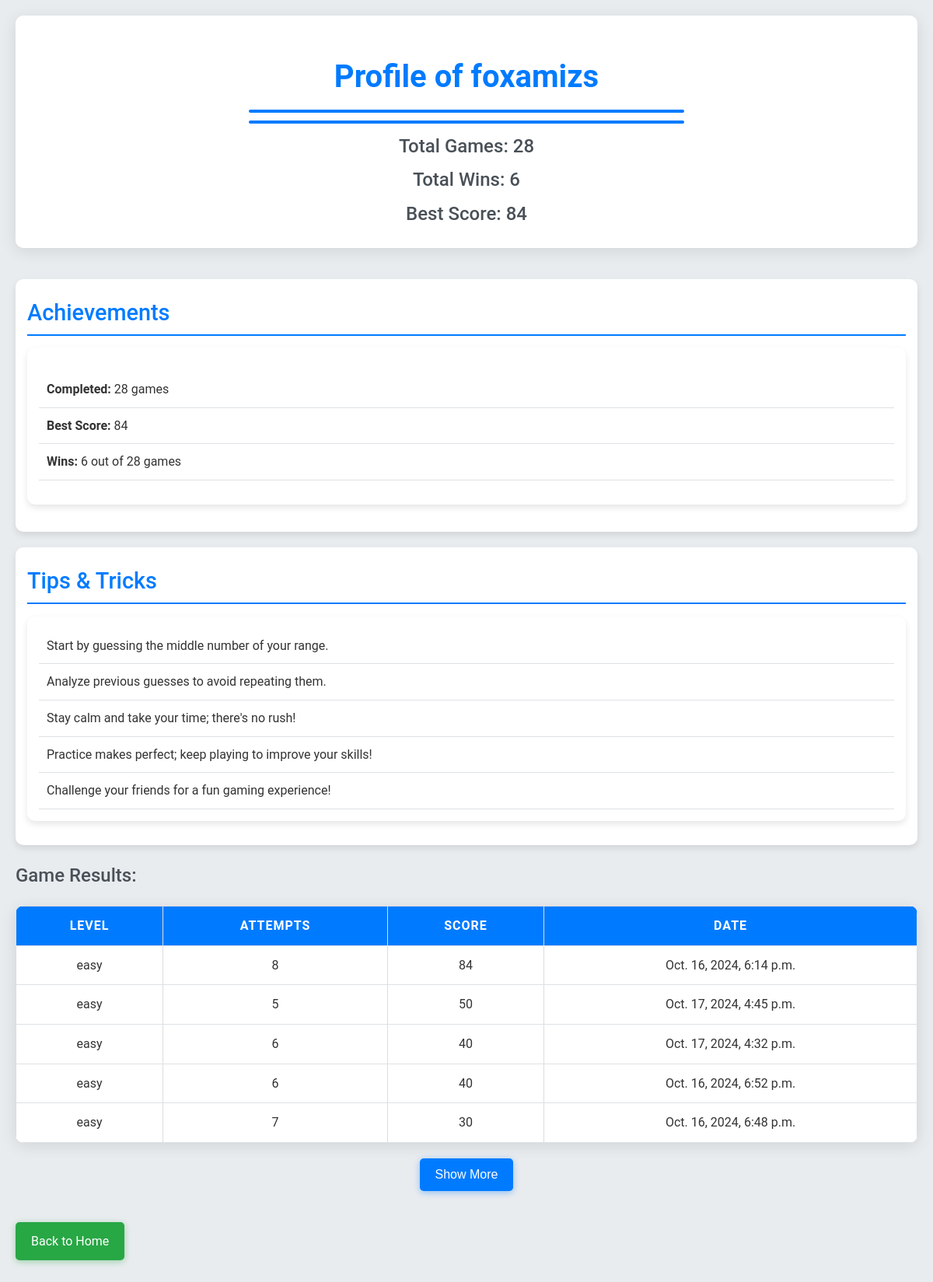
Screenshot of /profile/ (signed in) with the database file from the repository.
### game/models.py (models this page shows, shortened)
class Game(models.Model):
    LEVEL_CHOICES = [
        ('easy', 'Easy'),
        ('medium', 'Medium'),
        ('hard', 'Hard'),
    ]
    user = models.ForeignKey(User, on_delete=models.CASCADE)
    attempts = models.IntegerField(default=0)
    score = models.IntegerField(default=0)
    level = models.CharField(max_length=10, choices=LEVEL_CHOICES)
    created_at = models.DateTimeField(auto_now_add=True)
    target_number = models.IntegerField(default=0)  # Store the target number for reference
    class Meta:
        ordering = ['-score', '-created_at']  # Order by score and then by creation date

### game/views.py (the view)
# urls.py: path('profile/', user_profile, name='profile'),
def user_profile(request):
    games = Game.objects.filter(user=request.user)
    total_games = games.count()
    total_wins = games.filter(score__gt=0).count()
    best_score = games.order_by('-score').first()
    best_score_value = best_score.score if best_score else 0
    leaderboard = (
        Game.objects.values('user__username')
        .annotate(highest_score=Max('score'))
        .order_by('-highest_score')[:10]  # Get top 10 users
    )
    leaderboard_data = [
        {
            'username': entry['user__username'],
            'highest_score': entry['highest_score']
        }
        for entry in leaderboard
    ]
    return render(request, 'game/profile.html', {
        'games': games,
        'total_games': total_games,
        'total_wins': total_wins,
        'best_score': best_score_value,
        'leaderboard': leaderboard_data  # Pass leaderboard data as serializable
    })

### game/templates/game/profile.html (shortened to what this page needs)
{% load static %}
<!DOCTYPE html>
<html lang="en">
<head>
    <link rel="stylesheet" href="{% static 'css/style.css' %}">
</head>
<body>
    <header style="text-align: center; margin-bottom: 40px; padding: 20px; border-radius: 10px; background-color: #ffffff; box-shadow: 0 4px 20px rgba(0, 0, 0, 0.1);">
        <h1 style="color: #007BFF; font-size: 2.5rem; margin-bottom: 10px; position: relative;"> Profile of {{ user.username }}</h1>
        <h1 style="content: ''; display: block; width: 50%; height: 4px; background: #007BFF; margin: 10px auto; border-radius: 5px;"></h1>
        <h2 style="color: #495057; margin: 5px 0; font-weight: 500;">Total Games: {{ total_games }}</h2>
        <h2 style="color: #495057; margin: 5px 0; font-weight: 500;">Total Wins: {{ total_wins }}</h2>
        <h2 style="color: #495057; margin: 5px 0; font-weight: 500;">Best Score: {{ best_score }}</h2>
    </header>
    <div class="bio" style="margin-bottom: 20px;">
        <h2 style="color: #007BFF; font-size: 1.8rem; border-bottom: 2px solid #007BFF; padding-bottom: 5px; margin-bottom: 15px;">Achievements</h2>
        <div class="achievements" style="background-color: #ffffff; padding: 15px; border-radius: 10px; box-shadow: 0 4px 8px rgba(0, 0, 0, 0.1);">
            <ul style="list-style-type: none; padding: 0;">
                <li style="padding: 10px; border-bottom: 1px solid #dee2e6; transition: background-color 0.3s;">
                    <strong>Completed:</strong> {{ total_games }} games
                </li>
                <li style="padding: 10px; border-bottom: 1px solid #dee2e6; transition: background-color 0.3s;">
                    <strong>Best Score:</strong> {{ best_score }}
                </li>
                <li style="padding: 10px; border-bottom: 1px solid #dee2e6; transition: background-color 0.3s;">
                    <strong>Wins:</strong> {{ total_wins }} out of {{ total_games }} games
                </li>
            </ul>
        </div>
    </div>
    <div class="tips" style="margin-bottom: 20px;">
        <h2 style="color: #007BFF; font-size: 1.8rem; border-bottom: 2px solid #007BFF; padding-bottom: 5px; margin-bottom: 15px;">Tips & Tricks</h2>
        <ul style="list-style-type: none; padding: 0; background-color: #ffffff; padding: 15px; border-radius: 10px; box-shadow: 0 4px 8px rgba(0, 0, 0, 0.1);">
            <li style="padding: 10px; border-bottom: 1px solid #dee2e6; transition: background-color 0.3s;">Start by guessing the middle number of your range.</li>
            <li style="padding: 10px; border-bottom: 1px solid #dee2e6; transition: background-color 0.3s;">Analyze previous guesses to avoid repeating them.</li>
            <li style="padding: 10px; border-bottom: 1px solid #dee2e6; transition: background-color 0.3s;">Stay calm and take your time; there's no rush!</li>
            <li style="padding: 10px; border-bottom: 1px solid #dee2e6; transition: background-color 0.3s;">Practice makes perfect; keep playing to improve your skills!</li>
            <li style="padding: 10px; border-bottom: 1px solid #dee2e6; transition: background-color 0.3s;">Challenge your friends for a fun gaming experience!</li>
        </ul>
    </div>
    <h2>Game Results:</h2>
    <table>
        <thead>
            <tr>
                <th>Level</th>
                <th>Attempts</th>
                <th>Score</th>
                <th>Date</th>
            </tr>
        </thead>
        <tbody id="gameResults">
            {% for game in games %}
            <tr class="game-item">
                <td>{{ game.level }}</td>
                <td>{{ game.attempts }}</td>
                <td>{{ game.score }}</td>
                <td>{{ game.created_at }}</td>
            </tr>
            {% empty %}
            <tr>
                <td colspan="4">No game results found.</td>
            </tr>
            {% endfor %}
        </tbody>
    </table>
    <div class="button-container">
        <button id="showMoreBtn">Show More</button>
    </div>
    <a href="{% url 'home' %}" class="back-button">Back to Home</a>
</body>
</html>

### game/static/css/style.css (style rules this page uses)
body { font-family: Arial, sans-serif; background-color: #f4f4f4; margin: 0; padding: 20px; }
h1, h2 { color: #333; }
a { display: inline-block; margin: 10px 0; text-decoration: none; color: #007BFF; }
table { width: 100%; border-collapse: collapse; }
th, td { padding: 10px; border: 1px solid #ddd; }
th { background-color: #f2f2f2; }

### game/templates/game/profile.html (style rules this page uses)
body { font-family: 'Roboto', sans-serif; margin: 0; padding: 20px; background-color: #e9ecef; color: #333; line-height: 1.6; }
header { text-align: center; margin-bottom: 40px; padding: 20px; border-radius: 10px; background-color: #ffffff; box-shadow: 0 4px 20px rgba(0, 0, 0, 0.1); }
h1 { color: #007BFF; font-size: 2.5rem; margin-bottom: 10px; position: relative; }
h1::after { content: ''; display: block; width: 50%; height: 4px; background: #007BFF; margin: 10px auto; border-radius: 5px; }
h2 { color: #495057; margin: 5px 0; font-weight: 500; }
.bio, .achievements, .tips { background-color: #ffffff; padding: 15px; border-radius: 10px; box-shadow: 0 4px 8px rgba(0, 0, 0, 0.1); margin-bottom: 20px; }
.achievements ul, .tips ul { list-style-type: none; padding: 0; }
.achievements li, .tips li { padding: 10px; border-bottom: 1px solid #dee2e6; transition: background-color 0.3s; }
table { width: 100%; margin-top: 20px; border-collapse: collapse; background-color: #ffffff; border-radius: 10px; overflow: hidden; box-shadow: 0 4px 20px rgba(0, 0, 0, 0.1); }
th, td { padding: 12px; text-align: center; border-bottom: 1px solid #dee2e6; }
th { background-color: #007BFF; color: white; text-transform: uppercase; letter-spacing: 1px; }
.button-container { display: flex; justify-content: center; gap: 10px; margin: 20px 0; }
button { padding: 12px 20px; background-color: #007BFF; color: white; border: none; border-radius: 5px; cursor: pointer; transition: background-color 0.3s ease, transform 0.3s ease; font-size: 1rem; box-shadow: 0 2px 8px rgba(0, 123, 255, 0.4); }
.back-button { display: inline-block; padding: 12px 20px; background-color: #28a745; color: white; text-decoration: none; border-radius: 5px; text-align: center; transition: background-color 0.3s ease, transform 0.3s ease; box-shadow: 0 2px 8px rgba(40, 167, 69, 0.4); margin: 20px auto; }

### rows the page displays
Game: level "easy", attempts "8", score "84", created_at "Oct. 16, 2024, 6:14 p.m."
Game: level "easy", attempts "5", score "50", created_at "Oct. 17, 2024, 4:45 p.m."
Game: level "easy", attempts "6", score "40", created_at "Oct. 17, 2024, 4:32 p.m."
Game: level "easy", attempts "6", score "40", created_at "Oct. 16, 2024, 6:52 p.m."
Game: level "easy", attempts "7", score "30", created_at "Oct. 16, 2024, 6:48 p.m."

### other values shown
{{ user.username }} "foxamizs"
{{ total_games }} "28"
{{ total_wins }} "6"
{{ best_score }} "84"
